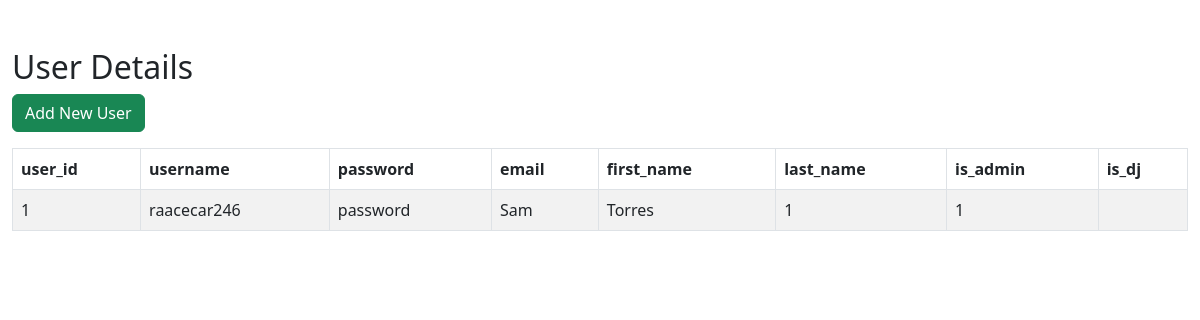
Before: /users/index.php with the older database file.
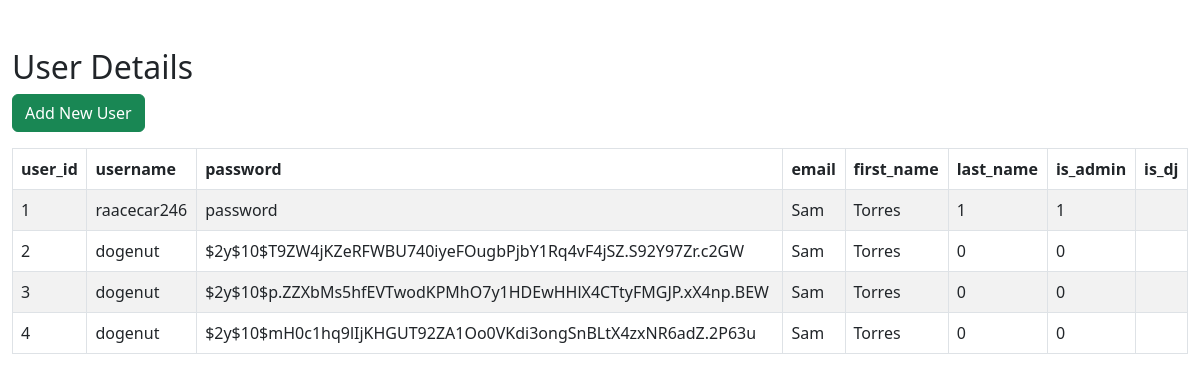
After: the same page with the newer database file.
### tables this page shows
CREATE TABLE `users` (
  `user_id` int(11) NOT NULL,
  `username` varchar(100) NOT NULL,
  `password` varchar(255) NOT NULL,
  `email` varchar(100) NOT NULL,
  `first_name` varchar(100) NOT NULL,
  `last_name` varchar(100) NOT NULL,
  `is_admin` tinyint(1) NOT NULL DEFAULT 0,
  `is_dj` tinyint(1) NOT NULL DEFAULT 0
);

### users/index.php (the view, shortened to what this page needs)
<!DOCTYPE html>
<html lang="en">
<head>
    <link href="https://cdn.jsdelivr.net/npm/bootstrap@5.3.0-alpha3/dist/css/bootstrap.min.css" rel="stylesheet">
</head>
<body>
    <div class="wrapper">
        <div class="container-fluid">
            <div class="row">
                <div class="col-md-12">
                    <div class="mt-5 mb-3 clearfix">
                        <h2 class="pull-left">User Details</h2>
                        <a href="create.php" class="btn btn-success pull-right" disabled><i class="fa fa-plus"></i> Add New User</a>
                    </div>
                    <?php
                    require_once "../scripts/config.php";
                    $sql = "SELECT * FROM users";
                    if($result = mysqli_query($link, $sql)){
                        if(mysqli_num_rows($result) > 0){
                            echo '<table class="table table-bordered table-striped">';
                                echo "<thead>";
                                    echo "<tr>";
                                        echo "<th>user_id</th>";
                                        echo "<th>username</th>";
                                        echo "<th>password</th>";
                                        echo "<th>email</th>";
                                        echo "<th>first_name</th>";
                                        echo "<th>last_name</th>";
                                        echo "<th>is_admin</th>";
                                        echo "<th>is_dj</th>";
                                    echo "</tr>";
                                echo "</thead>";
                                echo "<tbody>";
                                while($row = mysqli_fetch_array($result)){
                                    echo "<tr>";
                                        echo "<td>" . $row['user_id'] . "</td>";
                                        echo "<td>" . $row['username'] . "</td>";
                                        echo "<td>" . $row['password'] . "</td>";
                                        echo "<td>" . $row['first_name'] . "</td>";
                                        echo "<td>" . $row['last_name'] . "</td>";
                                        echo "<td>" . $row['is_admin'] . "</td>";
                                        echo "<td>" . $row['is_dj'] . "</td>";
                                        echo "<td>";
                                        echo "</td>";
                                    echo "</tr>";
                                }
                                echo "</tbody>";
                            echo "</table>";
                        } else{
                            echo '<div class="alert alert-danger"><em>No records were found.</em></div>';
                        }
                    } else{
                        echo "Oops! Something went wrong. Please try again later.";
                    }
                    ?>
                </div>
            </div>
        </div>
    </div>
</body>
</html>

Changed rows visible on the page:
added users: user_id "2", username "dogenut", password "$2y$10$T9ZW4jKZeRFWBU740iyeFOugbPjbY1Rq4vF4jSZ.S92Y97Zr.c2GW", first_name "Sam", last_name "Torres", is_admin "0", is_dj "0"
added users: user_id "3", username "dogenut", password "$2y$10$p.ZZXbMs5hfEVTwodKPMhO7y1HDEwHHlX4CTtyFMGJP.xX4np.BEW", first_name "Sam", last_name "Torres", is_admin "0", is_dj "0"
added users: user_id "4", username "dogenut", password "$2y$10$mH0c1hq9lIjKHGUT92ZA1Oo0VKdi3ongSnBLtX4zxNR6adZ.2P63u", first_name "Sam", last_name "Torres", is_admin "0", is_dj "0"
